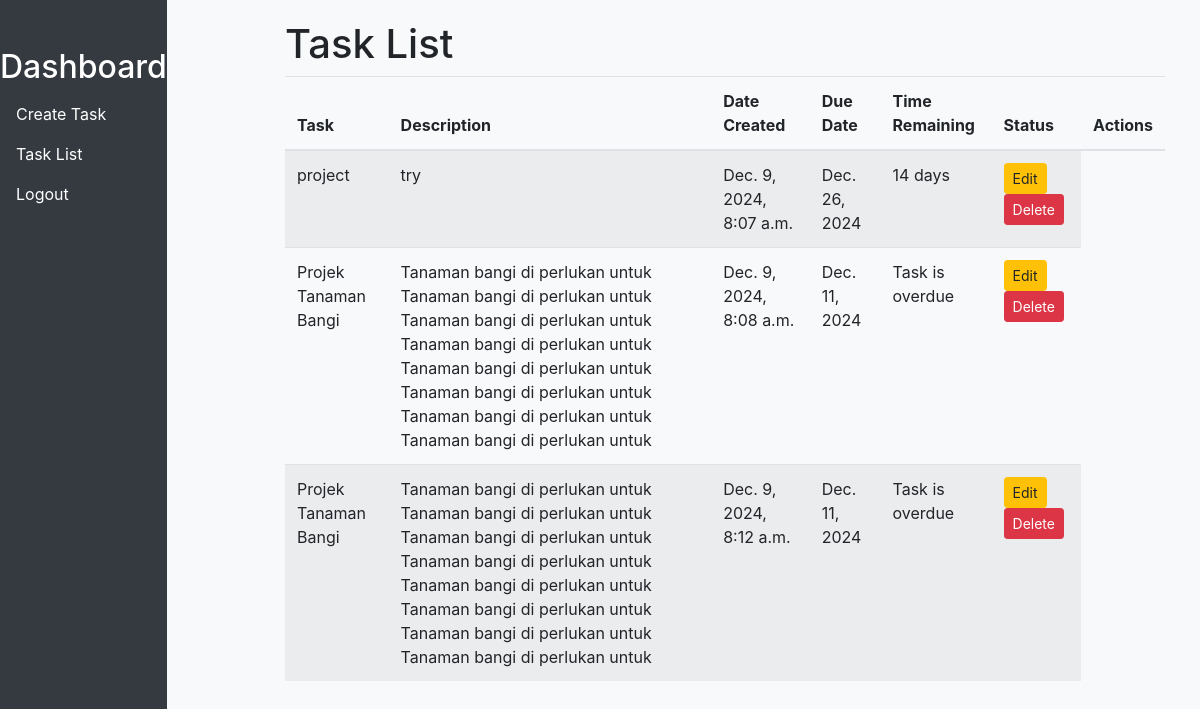
The app's page /task_list_view/, older data.
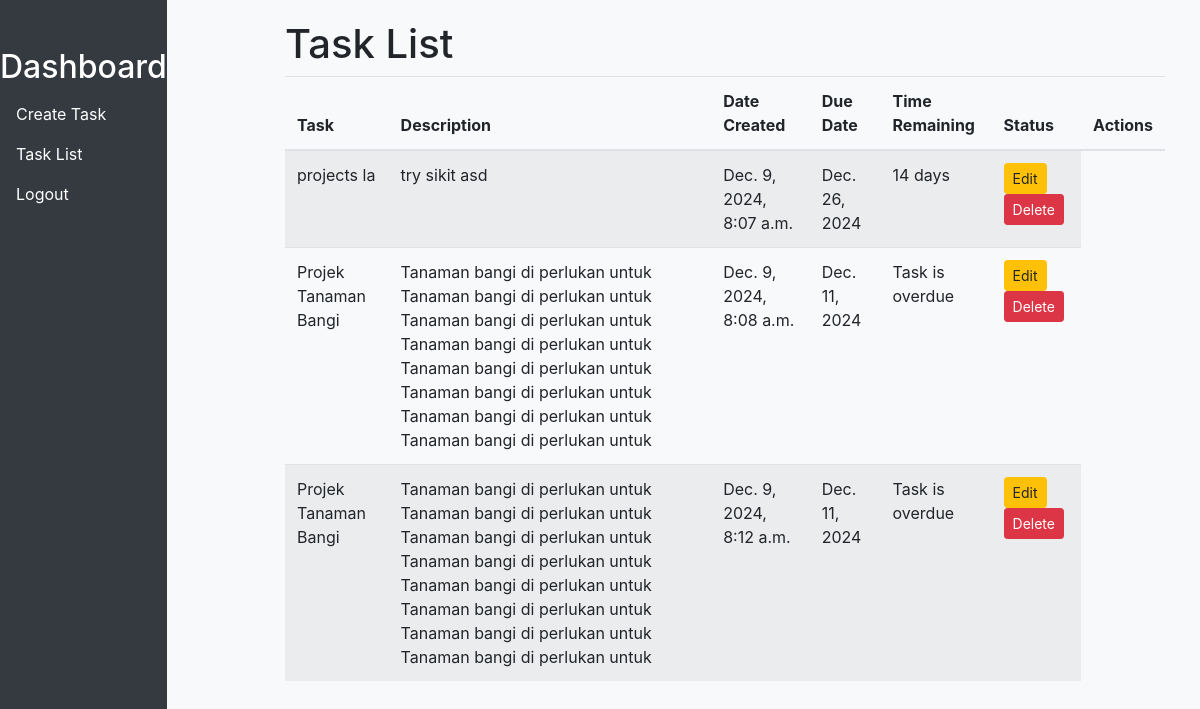
The same page, newer data.
### myapp/models.py (models this page shows, shortened)
class Task(models.Model):
    TaskName = models.CharField(max_length=100)
    Description = models.TextField()
    DueDate = models.DateField()
    date_created = models.DateTimeField(auto_now_add=True)
    @property
    def time_remaining(self):
        if self.DueDate:
            due_date = timezone.datetime.combine(self.DueDate, timezone.datetime.min.time())
            due_date = timezone.make_aware(due_date)  # Make the due_date timezone-aware
        return due_date - timezone.now()  # Now both are aware

### myapp/views.py (the view)
# urls.py: path('task_list_view/',task_list_view,name='task_list_view'),
def task_list_view(request):
    tasks = Task.objects.all()  # Get all tasks
    return render(request, 'task_list_view.html', {'tasks': tasks})

### myapp/templates/task_list_view.html (shortened to what this page needs)
{% extends 'dashboard.html' %}
{% block content %}
<h1>Task List</h1>
<table class="table table-striped">
    <thead>
        <tr>
            <th>Task</th>
            <th>Description</th>
            <th>Date Created</th>
            <th>Due Date</th>
            <th>Time Remaining</th>
            <th>Status</th>
            <th>Actions</th>
        </tr>
    </thead>
    <tbody>
        {% for task in tasks %}
        <tr>
            <td>{{ task.TaskName }}</td>
            <td>{{ task.Description }}</td>
            <td>{{ task.date_created }}</td>
            <td>{{ task.DueDate }}</td>
            <td>
                {% if task.time_remaining %}
                {% if task.time_remaining.days >= 0 %}
                {{ task.time_remaining.days }} days
                {% else %}
                Task is overdue
                {% endif %}
                {% else %}
                Due date not set
                {% endif %}
            </td>
            <td>
                <a href="{% url 'edit_task_view' task.id %}" class="btn btn-warning btn-sm">Edit</a>
                <a href="#" class="btn btn-danger btn-sm">Delete</a>
            </td>
        </tr>
        {% endfor %}
    </tbody>
</table>
{% endblock %}

Row changes from the older to the newer data that the page shows:
changed Task: TaskName "project" → "projects la"; Description "try" → "try sikit asd"
